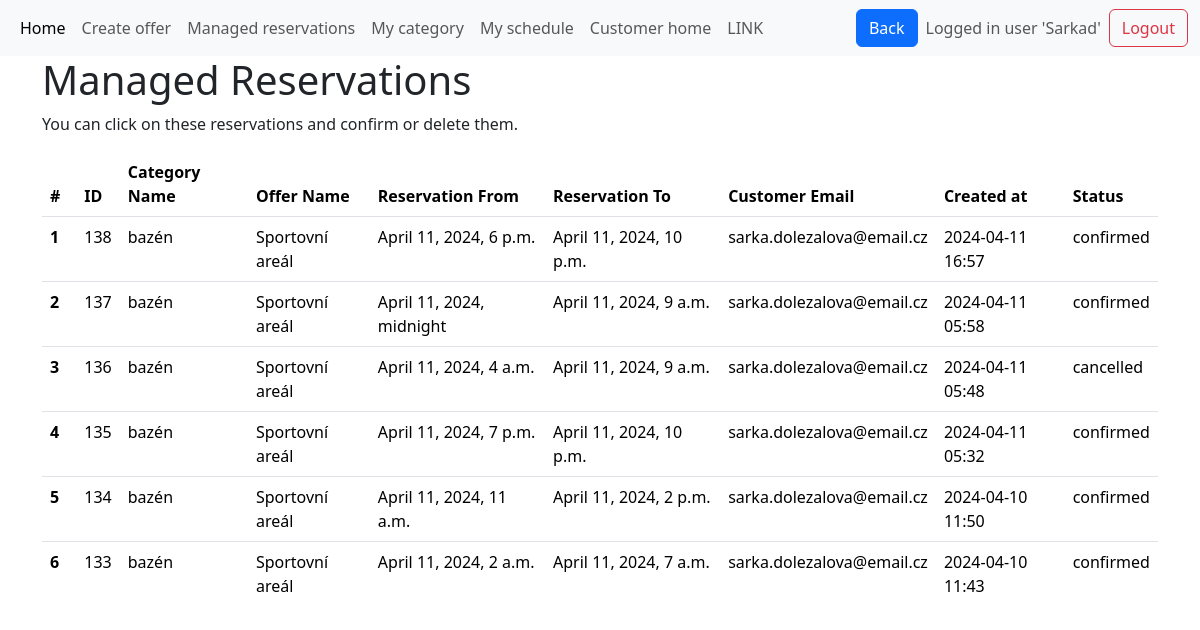
The page /managed_reservations (signed in) on the database as committed earlier.
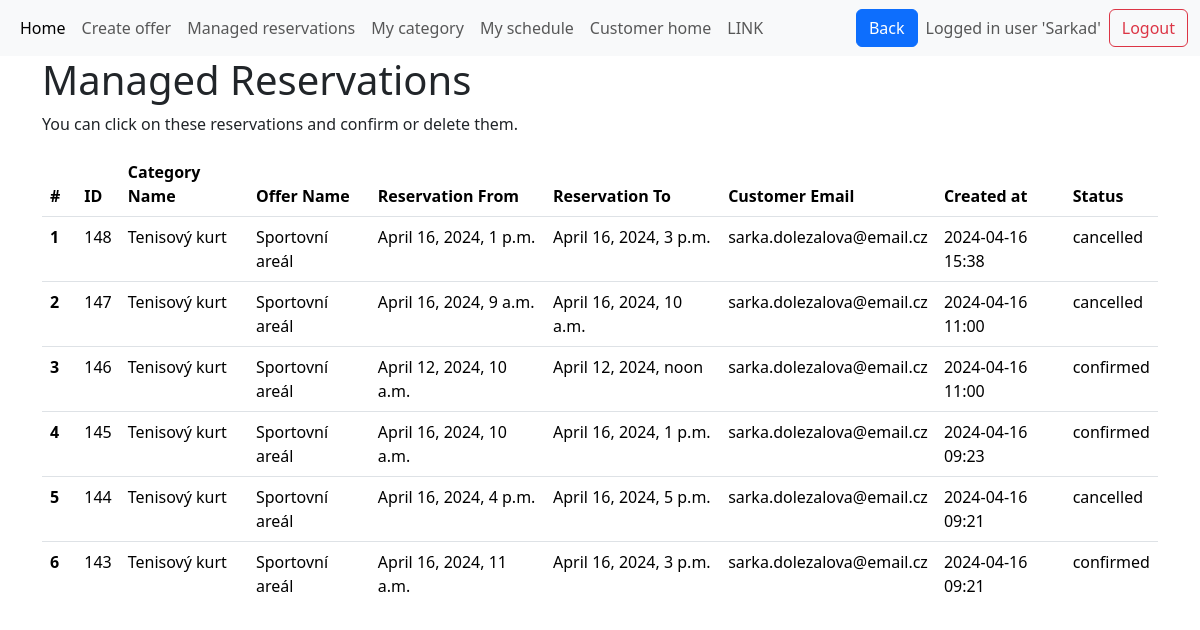
The same page on the database as committed later.
### base/models.py (models this page shows, shortened)
class Reservation(models.Model):
    reservation_from = models.DateTimeField(help_text="Start time/date of the reservation")
    reservation_to = models.DateTimeField(null=True, blank=True, help_text="End time/date of the reservation")
    submission_time = models.DateTimeField(default=timezone.now, help_text="When the reservation was submitted")
    confirmed_by_manager = models.CharField(
        max_length=1,
        choices=[("A", "Confirmed"), ("N", "Not Confirmed")],
        null=True,
        blank=True,
        help_text="Whether the reservation is confirmed by a manager"
    )
    customer_email = models.EmailField()
    customer_name = models.CharField(max_length=100)
    verification_token = models.CharField(max_length=64)  # Assuming you're using a hex token
    belongs_to_category = models.ForeignKey(Category, on_delete=models.CASCADE, related_name='reservations', help_text="The category of the unit being reserved")
    status = models.CharField(
        max_length=20,
        choices=[
            ("pending", "Pending"),
            ("confirmed", "Confirmed"),
            ("cancelled", "Cancelled"),
            ("completed", "Completed"),
        ],
        default="pending",
        help_text="The current status of the reservation"
    )
    class Meta:
        ordering = ['-submission_time'] # Reservations ordered in ascending order (earliest first)

class Category(models.Model):
    category_name = models.CharField(max_length=50)
    category_description = models.CharField(max_length=1000, null=True, blank=True)
    category_capacity = models.IntegerField(default=1,help_text="How many reservations at one time are possible? e.g.seminar = 20 or parkplace = 1")
    max_simultaneous_reservations = models.IntegerField(default=1)
    additional_time = models.DurationField(null=True, blank=True,default=timedelta(0))
    count_of_units = models.IntegerField(default=1,help_text="How many units are there in this category? e.g. 5 parkplaces for disabled people")
    created_at = models.DateTimeField(default=timezone.now)
    unit_names = models.JSONField(default=list) # list of unit names
    opening_time = models.TimeField(default=datetime.time(0, 0))
    closing_time = models.TimeField(default=datetime.time(23, 59,59)) #TODO 24:00 and default values 9:23-9:23
    belongs_to_offer = models.ForeignKey(Offer, on_delete=models.CASCADE)
    category_pricing = models.ForeignKey(Pricing, on_delete=models.CASCADE, null=True)

class Offer(models.Model):
    offer_name = models.CharField(max_length=50)
    available_from = models.DateField(null=True, blank=True)
    available_to = models.DateField(null=True, blank=True)
    created_at = models.DateTimeField(default=timezone.now)
    manager_of_this_offer = models.ForeignKey(
        User, on_delete=models.CASCADE, null=True, blank=True
    )
    class Meta:
        unique_together = (
            "offer_name",
            "manager_of_this_offer",
        )  # there cannot be two same named offers managed by the same user

### base/views.py (the view)
# urls.py: path('managed_reservations',views.managed_reservations, name='managed_reservations' ),
@login_required
def managed_reservations(request):
    user_timezone = request.user.userprofile.timezone if hasattr(request.user, 'userprofile') else 'UTC'
    timezone.activate(user_timezone)
    categories = Category.objects.filter(
        belongs_to_offer__manager_of_this_offer=request.user
    )
    reservations = (
        Reservation.objects.filter(belongs_to_category__in=categories)
        .select_related("belongs_to_category", "belongs_to_category__belongs_to_offer")
        .order_by("-submission_time",
            "reservation_from", "belongs_to_category__belongs_to_offer__offer_name"
        )
    )
    return render(
        request,
        "managed_reservations.html",
        {
            "reservations": reservations,
        },
    )

### templates/managed_reservations.html (shortened to what this page needs)
{% extends 'main.html' %}
{% load crispy_forms_tags %}
{% load static %}
{% block content %}
<div class="container-md">
    <h1>Managed Reservations</h1>
    <p>You can click on these reservations and confirm or delete them.</p>
    {% if reservations %}
    <div class="table-responsive" style="max-height: 450px; overflow-y: auto;">
        <table class="table table-hover">
            <thead>
                <tr>
                    <th scope="col">#</th>
                    <th scope="col">ID</th>
                    <th scope="col">Category Name</th>
                    <th scope="col">Offer Name</th>
                    <th scope="col">Reservation From</th>
                    <th scope="col">Reservation To</th>
                    <th scope="col">Customer Email</th>
                    <th scope="col">Created at</th>
                    <th scope="col">Status</th>
                </tr>
            </thead>
            <tbody>
                {% for reservation in reservations %}
                <tr data-token="{{ reservation.verification_token }}" class="clickable-row">
                    <th scope="row">{{ forloop.counter }}</th>
                    <td>{{ reservation.id }}</td>
                    <td>{{ reservation.belongs_to_category.category_name }}</td>
                    <td>{{ reservation.belongs_to_category.belongs_to_offer.offer_name }}</td>
                    <td>{{ reservation.reservation_from }}</td>
                    <td>{{ reservation.reservation_to }}</td>
                    <td>{{ reservation.customer_email }}</td>
                    <td>{{ reservation.submission_time|date:"Y-m-d H:i" }}</td>
                    <td>{{ reservation.status}}</td>
                </tr>
                {% endfor %}
            </tbody>
        </table>
        {% else %}
        <p>No reservations found.</p>
    </div>
    {% endif %}
</div>
<link rel="stylesheet" href="{% static 'base/css/style.css' %}" type="text/css">
{% endblock %}

Rows that differ between the two databases and show on the page:
no longer on this page (row unchanged): Reservation: id "138", belongs_to_category.category_name "bazén", belongs_to_category.belongs_to_offer.offer_name "Sportovní areál", reservation_from "April 11, 2024, 6 p.m.", reservation_to "April 11, 2024, 10 p.m.", customer_email "sarka.dolezalova@email.cz", submission_time "2024-04-11 16:57", status "confirmed"
no longer on this page (row unchanged): Reservation: id "137", belongs_to_category.category_name "bazén", belongs_to_category.belongs_to_offer.offer_name "Sportovní areál", reservation_from "April 11, 2024, midnight", reservation_to "April 11, 2024, 9 a.m.", customer_email "sarka.dolezalova@email.cz", submission_time "2024-04-11 05:58", status "confirmed"
no longer on this page (row unchanged): Reservation: id "136", belongs_to_category.category_name "bazén", belongs_to_category.belongs_to_offer.offer_name "Sportovní areál", reservation_from "April 11, 2024, 4 a.m.", reservation_to "April 11, 2024, 9 a.m.", customer_email "sarka.dolezalova@email.cz", submission_time "2024-04-11 05:48", status "cancelled"
no longer on this page (row unchanged): Reservation: id "135", belongs_to_category.category_name "bazén", belongs_to_category.belongs_to_offer.offer_name "Sportovní areál", reservation_from "April 11, 2024, 7 p.m.", reservation_to "April 11, 2024, 10 p.m.", customer_email "sarka.dolezalova@email.cz", submission_time "2024-04-11 05:32", status "confirmed"
no longer on this page (row unchanged): Reservation: id "134", belongs_to_category.category_name "bazén", belongs_to_category.belongs_to_offer.offer_name "Sportovní areál", reservation_from "April 11, 2024, 11 a.m.", reservation_to "April 11, 2024, 2 p.m.", customer_email "sarka.dolezalova@email.cz", submission_time "2024-04-10 11:50", status "confirmed"
no longer on this page (row unchanged): Reservation: id "133", belongs_to_category.category_name "bazén", belongs_to_category.belongs_to_offer.offer_name "Sportovní areál", reservation_from "April 11, 2024, 2 a.m.", reservation_to "April 11, 2024, 7 a.m.", customer_email "sarka.dolezalova@email.cz", submission_time "2024-04-10 11:43", status "confirmed"
added Reservation: id "148", belongs_to_category.category_name "Tenisový kurt", belongs_to_category.belongs_to_offer.offer_name "Sportovní areál", reservation_from "April 16, 2024, 1 p.m.", reservation_to "April 16, 2024, 3 p.m.", customer_email "sarka.dolezalova@email.cz", submission_time "2024-04-16 15:38", status "cancelled"
added Reservation: id "147", belongs_to_category.category_name "Tenisový kurt", belongs_to_category.belongs_to_offer.offer_name "Sportovní areál", reservation_from "April 16, 2024, 9 a.m.", reservation_to "April 16, 2024, 10 a.m.", customer_email "sarka.dolezalova@email.cz", submission_time "2024-04-16 11:00", status "cancelled"
added Reservation: id "146", belongs_to_category.category_name "Tenisový kurt", belongs_to_category.belongs_to_offer.offer_name "Sportovní areál", reservation_from "April 12, 2024, 10 a.m.", reservation_to "April 12, 2024, noon", customer_email "sarka.dolezalova@email.cz", submission_time "2024-04-16 11:00", status "confirmed"
added Reservation: id "145", belongs_to_category.category_name "Tenisový kurt", belongs_to_category.belongs_to_offer.offer_name "Sportovní areál", reservation_from "April 16, 2024, 10 a.m.", reservation_to "April 16, 2024, 1 p.m.", customer_email "sarka.dolezalova@email.cz", submission_time "2024-04-16 09:23", status "confirmed"
added Reservation: id "144", belongs_to_category.category_name "Tenisový kurt", belongs_to_category.belongs_to_offer.offer_name "Sportovní areál", reservation_from "April 16, 2024, 4 p.m.", reservation_to "April 16, 2024, 5 p.m.", customer_email "sarka.dolezalova@email.cz", submission_time "2024-04-16 09:21", status "cancelled"
added Reservation: id "143", belongs_to_category.category_name "Tenisový kurt", belongs_to_category.belongs_to_offer.offer_name "Sportovní areál", reservation_from "April 16, 2024, 11 a.m.", reservation_to "April 16, 2024, 3 p.m.", customer_email "sarka.dolezalova@email.cz", submission_time "2024-04-16 09:21", status "confirmed"
